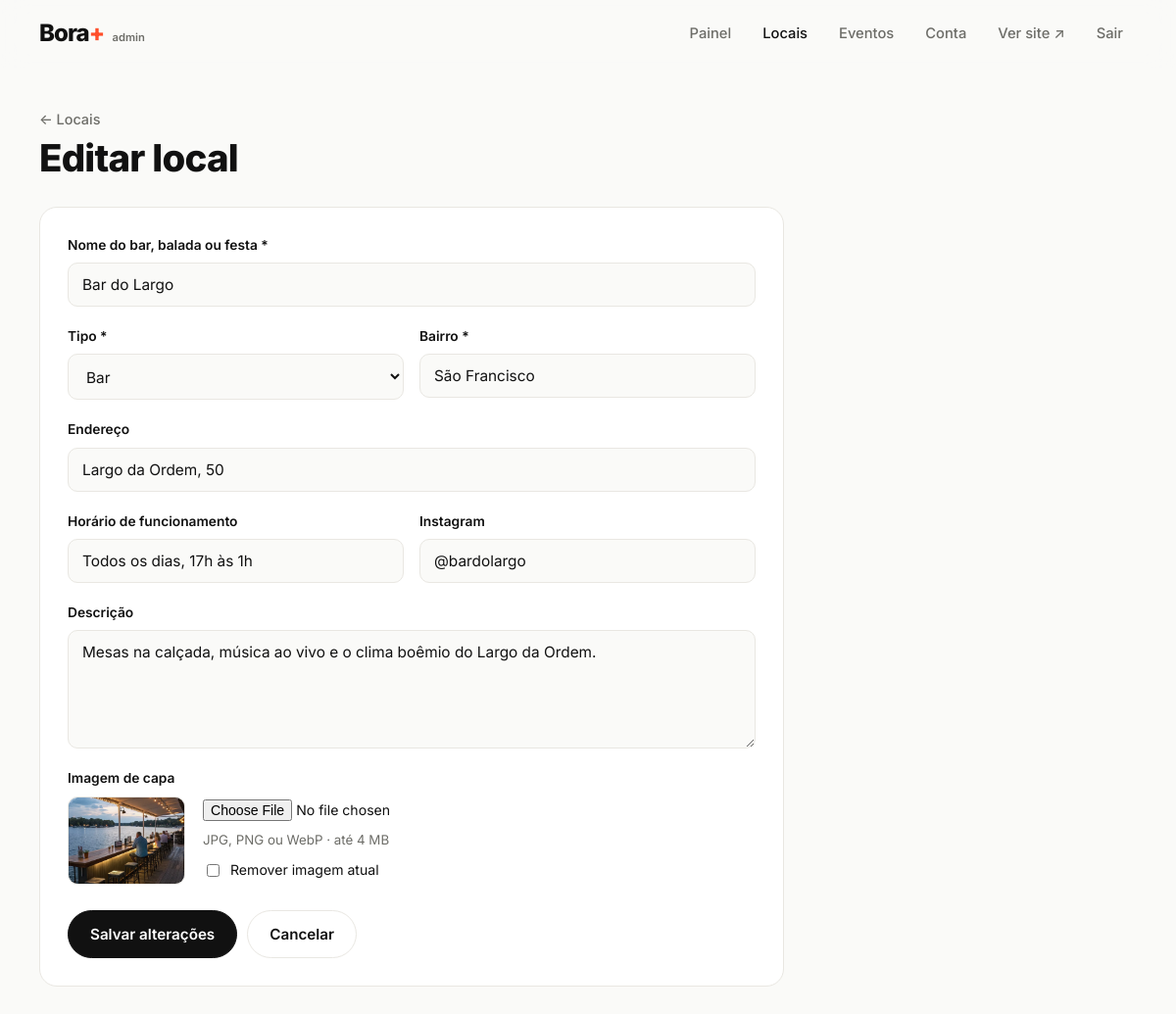
/admin/local_form.php?id=3 (signed in), run on the app's committed database.
### tables this page shows
CREATE TABLE establishments (
            id            INTEGER PRIMARY KEY AUTOINCREMENT,
            name          TEXT NOT NULL,
            type          TEXT NOT NULL,
            neighborhood  TEXT NOT NULL,
            address       TEXT,
            opening_hours TEXT,
            instagram     TEXT,
            description   TEXT,
            image         TEXT,
            created_at    TEXT NOT NULL DEFAULT CURRENT_TIMESTAMP
        );

### includes/functions.php (called while the page is built, shortened)
<?php
function e(?string $value): string
{
    return htmlspecialchars((string) $value, ENT_QUOTES | ENT_SUBSTITUTE, 'UTF-8');
}
function url(string $path = ''): string
{
    return BASE_URL . '/' . ltrim($path, '/');
}
function upload_url(?string $file): ?string
{
    return $file ? url('uploads/' . rawurlencode($file)) : null;
}
function input(string $key, string $default = ''): string
{
    $v = $_POST[$key] ?? $_GET[$key] ?? $default;
    return is_string($v) ? trim($v) : $default;
}

### includes/db.php (called while the page is built, shortened)
<?php
function db(): PDO
{
    static $pdo = null;
    if ($pdo instanceof PDO) {
        return $pdo;
    }
    $isNew = !file_exists(DB_FILE);
    $pdo = new PDO('sqlite:' . DB_FILE, null, null, [
        PDO::ATTR_ERRMODE            => PDO::ERRMODE_EXCEPTION,
        PDO::ATTR_DEFAULT_FETCH_MODE => PDO::FETCH_ASSOC,
    ]);
    $pdo->exec('PRAGMA foreign_keys = ON');
    seed_admin($pdo);
    return $pdo;
}
function seed_admin(PDO $pdo): void
{
    $count = (int) $pdo->query('SELECT COUNT(*) FROM admins')->fetchColumn();
    if ($count > 0) {
        return;
    }
}

### includes/queries.php (called while the page is built, shortened)
<?php
function fetch_establishment(int $id): ?array
{
    $stmt = db()->prepare('SELECT * FROM establishments WHERE id = ?');
    $stmt->execute([$id]);
    return $stmt->fetch() ?: null;
}

### admin/local_form.php (the view, shortened to what this page needs)
<?php
$id = (int) input('id', '0');
$es = $id ? fetch_establishment($id) : null;
$data = $es ?? [
    'name' => '', 'type' => 'bar', 'neighborhood' => '', 'address' => '',
    'opening_hours' => '', 'instagram' => '', 'description' => '', 'image' => null,
];
require __DIR__ . '/../includes/admin_header.php';
?>
<div class="page-head">
    <div>
        <a class="back" href="<?= e(url('admin/locais.php')) ?>">← Locais</a>
        <h1><?= $es ? 'Editar local' : 'Novo local' ?></h1>
    </div>
</div>
<form class="form panel" method="post" enctype="multipart/form-data">
    <label class="field">
        <span>Nome do bar, balada ou festa *</span>
        <input type="text" name="name" value="<?= e($data['name']) ?>" maxlength="120" required autofocus>
    </label>
    <div class="form__row">
        <label class="field">
            <span>Tipo *</span>
            <select name="type" required>
                <?php foreach (ESTABLISHMENT_TYPES as $key => $label): ?>
                    <option value="<?= e($key) ?>" <?= $data['type'] === $key ? 'selected' : '' ?>><?= e($label) ?></option>
                <?php endforeach; ?>
            </select>
        </label>
        <label class="field">
            <span>Bairro *</span>
            <input type="text" name="neighborhood" value="<?= e($data['neighborhood']) ?>" list="bairros" maxlength="80" required>
        </label>
    </div>
    <label class="field">
        <span>Endereço</span>
        <input type="text" name="address" value="<?= e($data['address']) ?>" maxlength="160" placeholder="Rua, número">
    </label>
    <div class="form__row">
        <label class="field">
            <span>Horário de funcionamento</span>
            <input type="text" name="opening_hours" value="<?= e($data['opening_hours']) ?>" maxlength="120" placeholder="Qui a sáb, 22h às 5h">
        </label>
        <label class="field">
            <span>Instagram</span>
            <input type="text" name="instagram" value="<?= e($data['instagram']) ?>" maxlength="60" placeholder="@seubar">
        </label>
    </div>
    <label class="field">
        <span>Descrição</span>
        <textarea name="description" rows="5" maxlength="1500"><?= e($data['description']) ?></textarea>
    </label>
    <div class="field">
        <span>Imagem de capa</span>
        <div class="upload">
            <?php if (!empty($data['image'])): ?>
                <img src="<?= e(upload_url($data['image'])) ?>" alt="" class="upload__preview" data-preview>
            <?php else: ?>
                <img src="" alt="" class="upload__preview" data-preview hidden>
            <?php endif; ?>
            <div>
                <input type="file" name="image" accept="image/jpeg,image/png,image/webp" data-preview-input>
                <small class="muted">JPG, PNG ou WebP · até 4 MB</small>
                <?php if (!empty($data['image'])): ?>
                    <label class="check"><input type="checkbox" name="remove_image" value="1"> Remover imagem atual</label>
                <?php endif; ?>
            </div>
        </div>
    </div>
    <div class="form__actions">
        <button class="btn" type="submit"><?= $es ? 'Salvar alterações' : 'Criar local' ?></button>
        <a class="btn btn--ghost" href="<?= e(url('admin/locais.php')) ?>">Cancelar</a>
    </div>
</form>
<?php require __DIR__ . '/../includes/admin_footer.php'; ?>

### assets/css/style.css (style rules this page uses)
:root { --bg: #fafaf8; --surface: #ffffff; --ink: #111111; --muted: #6d6d68; --line: #e9e7e2; --accent: #ff4f2b; --accent-ink: #ffffff; --accent-soft: #fff0ec; --radius: 18px; --radius-sm: 10px; --shadow: 0 1px 2px rgba(17, 17, 17, .04), 0 8px 24px rgba(17, 17, 17, .06); --shadow-hover: 0 2px 4px rgba(17, 17, 17, .05), 0 16px 40px rgba(17, 17, 17, .12); --font: "Inter", system-ui, -apple-system, "Segoe UI", Roboto, sans-serif; }
*, *::before, *::after { box-sizing: border-box; }
html { scroll-behavior: smooth; scroll-padding-top: 80px; }
body { margin: 0; font-family: var(--font); font-size: 16px; line-height: 1.55; color: var(--ink); background: var(--bg); -webkit-font-smoothing: antialiased; }
img { max-width: 100%; display: block; }
a { color: inherit; text-decoration: none; }
h1, h2, h3 { line-height: 1.12; letter-spacing: -0.02em; margin: 0; }
.muted { color: var(--muted); }
.btn { display: inline-flex; align-items: center; justify-content: center; gap: 6px; padding: 12px 22px; border: 1px solid var(--ink); border-radius: 999px; background: var(--ink); color: #fff; font-family: inherit; font-size: .95rem; font-weight: 600; cursor: pointer; transition: transform .15s, background .15s, color .15s, border-color .15s; }
.btn--ghost { background: transparent; color: var(--ink); border-color: var(--line); }
.back { font-size: .9rem; font-weight: 500; color: var(--muted); }

### assets/css/admin.css (style rules this page uses)
.page-head { display: flex; align-items: flex-end; justify-content: space-between; flex-wrap: wrap; gap: 16px; margin-bottom: 28px; }
.page-head h1 { font-size: clamp(1.8rem, 4vw, 2.4rem); font-weight: 800; margin-top: 6px; }
.panel { background: var(--surface); border: 1px solid var(--line); border-radius: var(--radius); }
.form { padding: 28px; display: flex; flex-direction: column; gap: 20px; max-width: 760px; }
.form__row { display: grid; grid-template-columns: 1fr 1fr; gap: 16px; }
.form__actions { display: flex; gap: 10px; flex-wrap: wrap; padding-top: 6px; }
.field { display: flex; flex-direction: column; gap: 7px; min-width: 0; }
.field > span { font-size: .86rem; font-weight: 600; }
.field small { font-weight: 400; }
.field input[type="text"], .field input[type="email"], .field input[type="password"], .field input[type="date"], .field input[type="time"], .field select, .field textarea { width: 100%; padding: 12px 14px; font-family: inherit; font-size: .96rem; color: var(--ink); background: var(--bg); border: 1px solid var(--line); border-radius: var(--radius-sm); outline: none; transition: border-color .15s, box-shadow .15s, background .15s; }
.field textarea { resize: vertical; }
.upload { display: flex; align-items: center; gap: 18px; flex-wrap: wrap; }
.upload__preview { width: 120px; height: 90px; object-fit: cover; border-radius: var(--radius-sm); border: 1px solid var(--line); }
.upload input[type="file"] { display: block; margin-bottom: 6px; font-family: inherit; font-size: .88rem; }
.check { display: flex; align-items: center; gap: 8px; margin-top: 8px; font-size: .88rem; }

### data on the page
establishments: name "Bar do Largo", type "Bar", neighborhood "São Francisco", address "Largo da Ordem, 50", opening_hours "Todos os dias, 17h às 1h", instagram "@bardolargo", description "Mesas na calçada, música ao vivo e o clima boêmio do Largo da Ordem.", image (picture)
